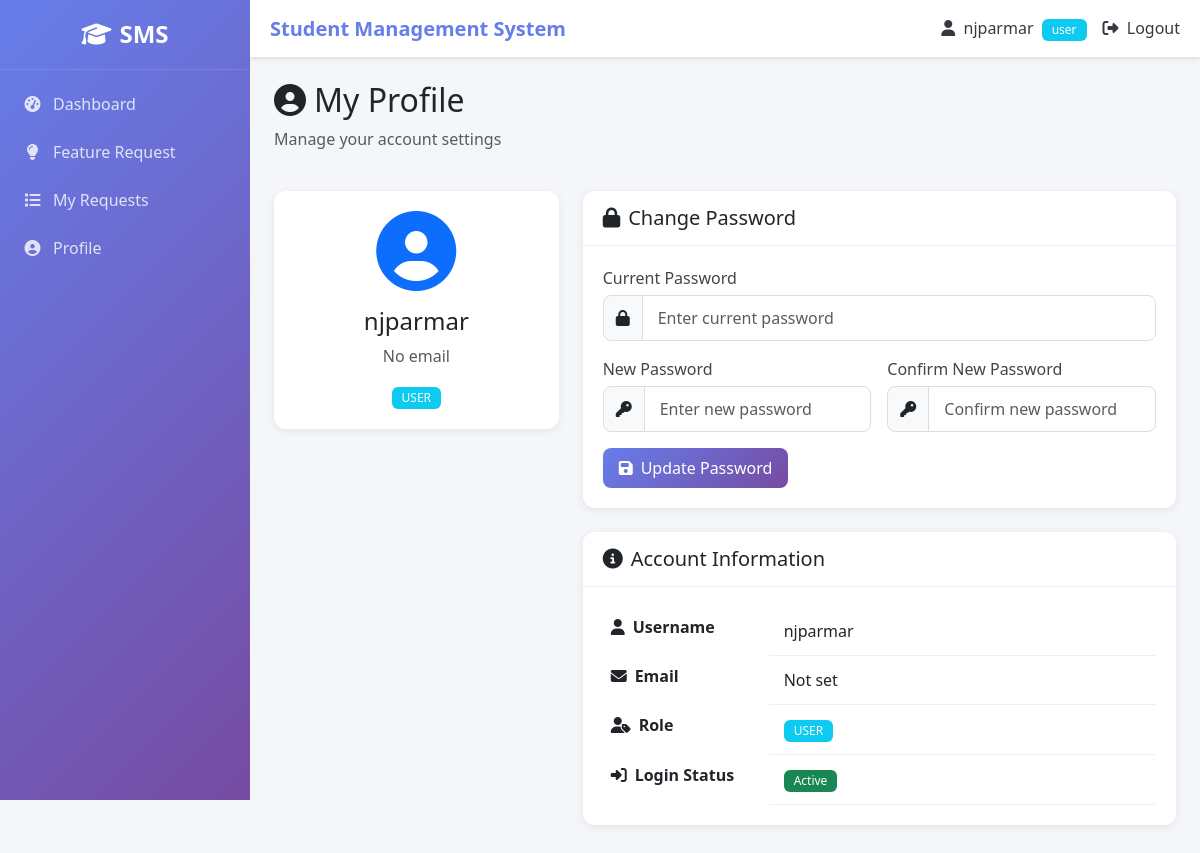
Page /profile (signed in) on the committed database.
### tables this page shows
CREATE TABLE users (
        id INTEGER PRIMARY KEY AUTOINCREMENT,
        username TEXT UNIQUE,
        password TEXT,
        role TEXT
    , email TEXT, created_at TIMESTAMP);

### routes/auth_routes.py (the view, shortened to what this page needs)
@auth_bp.route('/profile', methods=['GET', 'POST'])
def profile():
    if 'user' not in session:
        return redirect('/')
    update_session_activity()
    user_id = session.get('user_id')
    user = user_model.get_user_by_id(user_id)
    return render_template('profile.html', user=user)

### models/user_model.py (called while the page is built)
def get_db():
    return sqlite3.connect(DB_NAME)

def get_user_by_id(user_id):
    conn = get_db()
    cursor = conn.cursor()
    cursor.execute("SELECT * FROM users WHERE id=?", (user_id,))
    user = cursor.fetchone()
    conn.close()
    return user

### routes/auth_routes.py (called while the page is built)
def update_session_activity():
    from time import time
    session['last_activity'] = time()

### templates/profile.html (shortened to what this page needs)
{% extends "base.html" %}
{% block content %}
<div class="profile-page">
    <div class="row mb-4">
        <div class="col-12">
            <h2><i class="fas fa-user-circle me-2"></i>My Profile</h2>
            <p class="text-muted">Manage your account settings</p>
        </div>
    </div>
    <div class="row">
        <div class="col-md-4">
            <div class="card">
                <div class="card-body text-center">
                    <div class="profile-avatar">
                        <i class="fas fa-user-circle fa-5x text-primary"></i>
                    </div>
                    <h4 class="mt-3">{{ session['user'] }}</h4>
                    <p class="text-muted">{{ session['email'] or 'No email' }}</p>
                    <span class="badge bg-{% if session['role'] == 'admin' %}danger{% elif session['role'] == 'faculty' %}warning{% else %}info{% endif %}">
                        {{ session['role']|upper }}
                    </span>
                </div>
            </div>
        </div>
        <div class="col-md-8">
            <div class="card mb-4">
                <div class="card-header">
                    <h5 class="mb-0"><i class="fas fa-lock me-2"></i>Change Password</h5>
                </div>
                <div class="card-body">
                    <form method="POST" class="row g-3">
                        <div class="col-12">
                            <label for="current_password" class="form-label">Current Password</label>
                            <div class="input-group">
                                <span class="input-group-text"><i class="fas fa-lock"></i></span>
                                <input type="password" class="form-control" id="current_password" name="current_password"
                                       placeholder="Enter current password">
                            </div>
                        </div>
                        <div class="col-md-6">
                            <label for="new_password" class="form-label">New Password</label>
                            <div class="input-group">
                                <span class="input-group-text"><i class="fas fa-key"></i></span>
                                <input type="password" class="form-control" id="new_password" name="new_password"
                                       placeholder="Enter new password">
                            </div>
                        </div>
                        <div class="col-md-6">
                            <label for="confirm_password" class="form-label">Confirm New Password</label>
                            <div class="input-group">
                                <span class="input-group-text"><i class="fas fa-key"></i></span>
                                <input type="password" class="form-control" id="confirm_password" name="confirm_password"
                                       placeholder="Confirm new password">
                            </div>
                        </div>
                        <div class="col-12">
                            <button type="submit" class="btn btn-primary">
                                <i class="fas fa-save me-2"></i>Update Password
                            </button>
                        </div>
                    </form>
                </div>
            </div>
            <div class="card">
                <div class="card-header">
                    <h5 class="mb-0"><i class="fas fa-info-circle me-2"></i>Account Information</h5>
                </div>
                <div class="card-body">
                    <table class="table table-borderless">
                        <tr>
                            <th width="30%"><i class="fas fa-user me-2"></i>Username</th>
                            <td>{{ session['user'] }}</td>
                        </tr>
                        <tr>
                            <th><i class="fas fa-envelope me-2"></i>Email</th>
                            <td>{{ session['email'] or 'Not set' }}</td>
                        </tr>
                        <tr>
                            <th><i class="fas fa-user-tag me-2"></i>Role</th>
                            <td><span class="badge bg-{% if session['role'] == 'admin' %}danger{% elif session['role'] == 'faculty' %}warning{% else %}info{% endif %}">
                                {{ session['role']|upper }}
                            </span></td>
                        </tr>
                        <tr>
                            <th><i class="fas fa-sign-in-alt me-2"></i>Login Status</th>
                            <td><span class="badge bg-success">Active</span></td>
                        </tr>
                    </table>
                </div>
            </div>
        </div>
    </div>
</div>
{% endblock %}

### templates/base.html (shortened to what this page needs)
<!DOCTYPE html>
<html lang="en">
<head>
    <link href="https://cdn.jsdelivr.net/npm/bootstrap@5.3.0/dist/css/bootstrap.min.css" rel="stylesheet">
    <link rel="stylesheet" href="https://cdnjs.cloudflare.com/ajax/libs/font-awesome/6.4.0/css/all.min.css">
    <link rel="stylesheet" href="{{ url_for('static', filename='css/style.css') }}">
</head>
<body>
    {% if session.get('user') %}
    <div class="sidebar">
        <div class="sidebar-header">
            <h4><i class="fas fa-graduation-cap me-2"></i>SMS</h4>
        </div>
        <ul class="nav flex-column">
            {% if session.get('role') == 'admin' %}
            <li class="nav-item">
                <a class="nav-link {% if request.endpoint == 'admin.dashboard' %}active{% endif %}" href="{{ url_for('admin.dashboard') }}">
                    <i class="fas fa-tachometer-alt me-2"></i> Dashboard
                </a>
            </li>
            <li class="nav-item">
                <a class="nav-link {% if 'students' in request.endpoint %}active{% endif %}" href="{{ url_for('students.list_students') }}">
                    <i class="fas fa-user-graduate me-2"></i> Students
                </a>
            </li>
            <li class="nav-item">
                <a class="nav-link {% if 'requests' in request.endpoint and 'feature' not in request.endpoint %}active{% endif %}" href="{{ url_for('admin.access_requests') }}">
                    <i class="fas fa-user-plus me-2"></i> Access Requests
                    {% if pending_requests|default(0) > 0 %}
                    <span class="badge bg-danger">{{ pending_requests }}</span>
                    {% endif %}
                </a>
            </li>
            <li class="nav-item">
                <a class="nav-link {% if 'feature' in request.endpoint and 'admin' in request.endpoint %}active{% endif %}" href="{{ url_for('admin.feature_requests') }}">
                    <i class="fas fa-lightbulb me-2"></i> Feature Requests
                </a>
            </li>
            <li class="nav-item">
                <a class="nav-link {% if 'activity' in request.endpoint %}active{% endif %}" href="{{ url_for('admin.activity_logs') }}">
                    <i class="fas fa-history me-2"></i> Activity Logs
                </a>
            </li>
            <li class="nav-item">
                <a class="nav-link {% if 'users' in request.endpoint %}active{% endif %}" href="{{ url_for('admin.manage_users') }}">
                    <i class="fas fa-users me-2"></i> Manage Users
                </a>
            </li>
            {% else %}
            <li class="nav-item">
                <a class="nav-link {% if request.endpoint == 'auth.dashboard' %}active{% endif %}" href="{{ url_for('auth.dashboard') }}">
                    <i class="fas fa-tachometer-alt me-2"></i> Dashboard
                </a>
            </li>
            <li class="nav-item">
                <a class="nav-link" href="{{ url_for('feature.submit_feature_request') }}">
                    <i class="fas fa-lightbulb me-2"></i> Feature Request
                </a>
            </li>
            <li class="nav-item">
                <a class="nav-link" href="{{ url_for('feature.my_feature_requests') }}">
                    <i class="fas fa-list me-2"></i> My Requests
                </a>
            </li>
            {% endif %}
            <li class="nav-item">
                <a class="nav-link" href="{{ url_for('auth.profile') }}">
                    <i class="fas fa-user-circle me-2"></i> Profile
                </a>
            </li>
        </ul>
    </div>
    <div class="main-content">
        <nav class="navbar navbar-expand-lg navbar-dark bg-dark">
            <div class="container-fluid">
                <span class="navbar-brand ms-2">Student Management System</span>
                <div class="navbar-nav ms-auto">
                    <span class="nav-link text-light">
                        <i class="fas fa-user me-1"></i> {{ session['user'] }}
                        <span class="badge bg-{% if session['role'] == 'admin' %}danger{% else %}info{% endif %} ms-1">
                            {{ session['role'] }}
                        </span>
                    </span>
                    <a class="nav-link" href="{{ url_for('auth.logout') }}">
                        <i class="fas fa-sign-out-alt me-1"></i> Logout
                    </a>
                </div>
            </div>
        </nav>
        <div class="container-fluid p-4">
            {% block content %}{% endblock %}
        </div>
    </div>
    {% else %}
    {% block auth_content %}{% endblock %}
    {% endif %}
</body>
</html>

### static/css/style.css (style rules this page uses)
:root { --primary-color: #667eea; --secondary-color: #764ba2; --success-color: #28a745; --danger-color: #dc3545; --warning-color: #ffc107; --info-color: #17a2b8; --dark-color: #343a40; --light-color: #f8f9fa; --sidebar-width: 250px; --transition-speed: 0.3s; }
body { font-family: 'Segoe UI', Tahoma, Geneva, Verdana, sans-serif; background-color: #f5f6fa; margin: 0; padding: 0; min-height: 100vh; }
a { text-decoration: none; transition: var(--transition-speed); }
.sidebar { position: fixed; top: 0; left: 0; width: var(--sidebar-width); height: 100vh; background: linear-gradient(135deg, var(--primary-color) 0%, var(--secondary-color) 100%); color: white; overflow-y: auto; z-index: 1000; transition: var(--transition-speed); }
.sidebar-header { padding: 20px; text-align: center; border-bottom: 1px solid rgba(255, 255, 255, 0.1); }
.sidebar-header h4 { margin: 0; font-size: 1.5rem; font-weight: 600; }
.sidebar .nav { padding: 10px 0; }
.sidebar .nav-link { color: rgba(255, 255, 255, 0.8); padding: 12px 20px; border-radius: 0; display: flex; align-items: center; transition: var(--transition-speed); }
.sidebar .nav-link i { width: 25px; text-align: center; }
.main-content { margin-left: var(--sidebar-width); min-height: 100vh; transition: var(--transition-speed); }
.navbar { background-color: white !important; box-shadow: 0 2px 4px rgba(0, 0, 0, 0.1); }
.navbar-brand { font-weight: 600; color: var(--primary-color) !important; }
.navbar .nav-link { color: var(--dark-color) !important; }
.card { border: none; border-radius: 12px; box-shadow: 0 2px 8px rgba(0, 0, 0, 0.08); margin-bottom: 20px; transition: var(--transition-speed); }
.card-header { background: white; border-bottom: 1px solid #eee; padding: 15px 20px; font-weight: 600; border-radius: 12px 12px 0 0 !important; }
.card-body { padding: 20px; }
.table { margin-bottom: 0; }
.table tbody td { padding: 12px 15px; vertical-align: middle; border-bottom: 1px solid #f0f0f0; }
.form-label { font-weight: 500; color: #444; margin-bottom: 5px; }
.form-control, .form-select { border: 1px solid #ddd; border-radius: 8px; padding: 10px 15px; transition: var(--transition-speed); }
.input-group-text { background-color: #f8f9fa; border: 1px solid #ddd; border-radius: 8px 0 0 8px; }
.btn { border-radius: 8px; padding: 8px 16px; font-weight: 500; transition: var(--transition-speed); }
.btn-primary { background: linear-gradient(135deg, var(--primary-color) 0%, var(--secondary-color) 100%); border: none; }
.badge { padding: 5px 10px; font-weight: 500; border-radius: 6px; }
.profile-avatar, .student-avatar { color: var(--primary-color); }
.profile-avatar { color: var(--primary-color); }

### rows in the picture
users: user "njparmar", role "user", role "USER"

### other values in the picture
{{ session['email'] or 'No email' }} "No email"
{{ session['email'] or 'Not set' }} "Not set"
